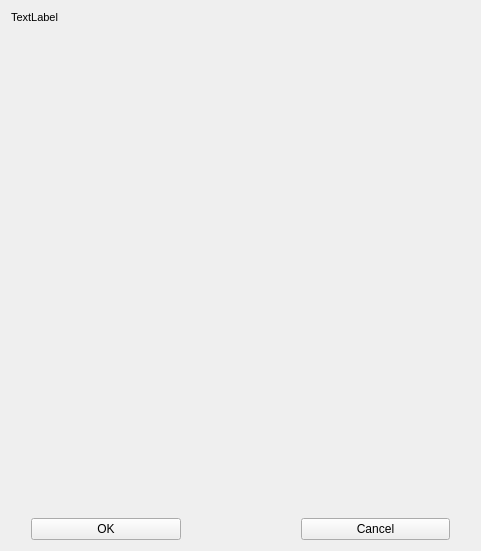
<?xml version="1.0" encoding="UTF-8"?>
<ui version="4.0">
 <class>Form</class>
 <widget class="QWidget" name="Form">
  <property name="geometry">
   <rect>
    <x>0</x>
    <y>0</y>
    <width>481</width>
    <height>551</height>
   </rect>
  </property>
  <property name="windowTitle">
   <string>Form</string>
  </property>
  <layout class="QVBoxLayout" name="verticalLayout_2">
   <item>
    <widget class="QLabel" name="classNameLabel">
     <property name="font">
      <font>
       <pointsize>8</pointsize>
      </font>
     </property>
     <property name="text">
      <string>TextLabel</string>
     </property>
    </widget>
   </item>
   <item>
    <layout class="QVBoxLayout" name="verticalLayout" stretch="8,0,1">
     <item>
      <widget class="PropertySheetPanel" name="propertyWidget" native="true"/>
     </item>
     <item>
      <spacer name="verticalSpacer">
       <property name="orientation">
        <enum>Qt::Vertical</enum>
       </property>
       <property name="sizeHint" stdset="0">
        <size>
         <width>20</width>
         <height>10</height>
        </size>
       </property>
      </spacer>
     </item>
     <item>
      <layout class="QHBoxLayout" name="horizontalLayout">
       <property name="spacing">
        <number>120</number>
       </property>
       <property name="leftMargin">
        <number>20</number>
       </property>
       <property name="rightMargin">
        <number>20</number>
       </property>
       <item>
        <widget class="QPushButton" name="okBtn">
         <property name="text">
          <string>OK</string>
         </property>
        </widget>
       </item>
       <item>
        <widget class="QPushButton" name="cancelBtn">
         <property name="text">
          <string>Cancel</string>
         </property>
        </widget>
       </item>
      </layout>
     </item>
    </layout>
   </item>
  </layout>
 </widget>
 <customwidgets>
  <customwidget>
   <class>PropertySheetPanel</class>
   <extends>QWidget</extends>
   <header>gui.PropertySheetPanel</header>
   <container>1</container>
  </customwidget>
 </customwidgets>
 <resources/>
 <connections>
  <connection>
   <sender>cancelBtn</sender>
   <signal>clicked()</signal>
   <receiver>Form</receiver>
   <slot>close()</slot>
   <hints>
    <hint type="sourcelabel">
     <x>387</x>
     <y>526</y>
    </hint>
    <hint type="destinationlabel">
     <x>441</x>
     <y>511</y>
    </hint>
   </hints>
  </connection>
 </connections>
</ui>
